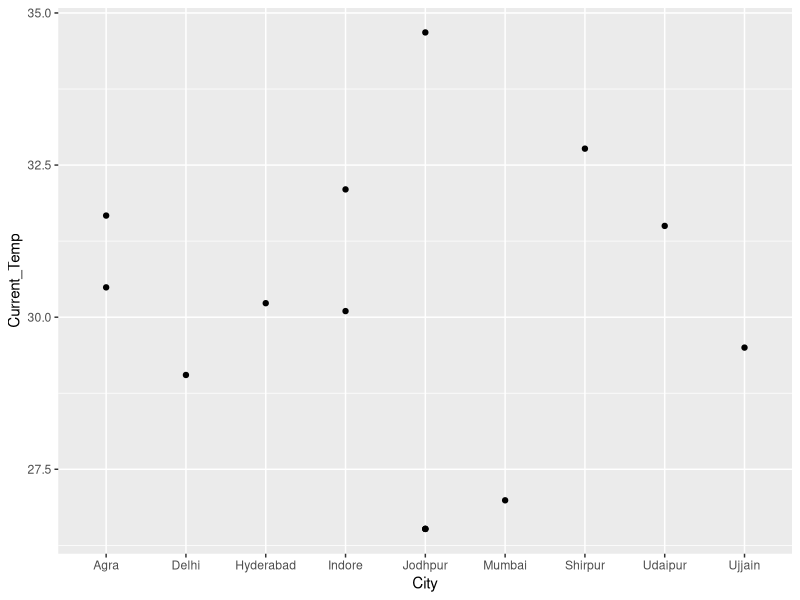

This chart was generated by the following R code:
library(ggplot2)
DEP<-read.csv("weather_data.csv",header=TRUE)
print(DEP)
print("Average Temprature: ")
sum(DEP$Current_Temp)/9
print("Average Humidity: ")
sum(DEP$Humidity)/9
Cities<-c("Jodhpur","Shirpur","Mumbai","Indore","Ujjain","Delhi","Udairpur","Agra",
          "Hyderabad")

Irisplot<-ggplot(DEP, aes(City,Current_Temp)) + geom_point()
plot(Irisplot,type='o')